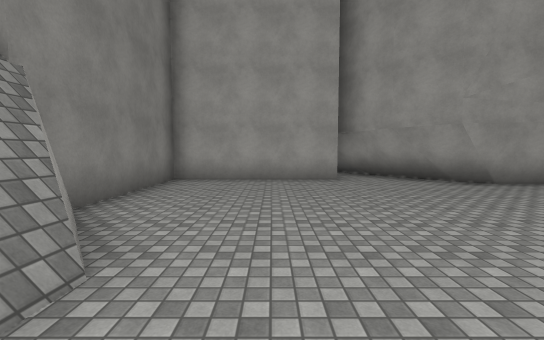
view 1 (above)

16 first-person views from a walk through a 3-D level made in the Unity game engine. The camera is 1.5 m above the floor, tilts 4° down and sees 90° across. The floor is counted in squares, 2.02 m on a side. Each view is taken from the middle of a square. On the plan, view 1 faces up. The plan holds only what a view shows up to about 10 squares ahead; the rest is blank. The place goes on beyond the plan. The player is left out. Some animated figures are left out. Surface patterns are stand-ins for the level's own textures.

view 2
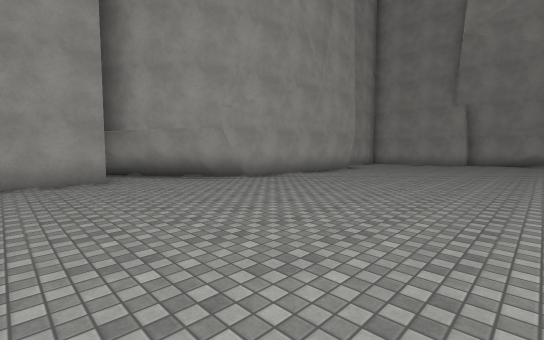

view 3
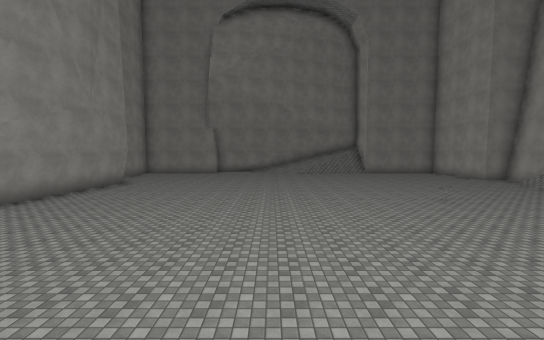

view 4
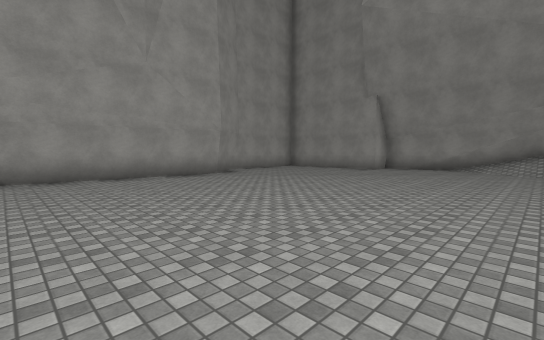

view 5
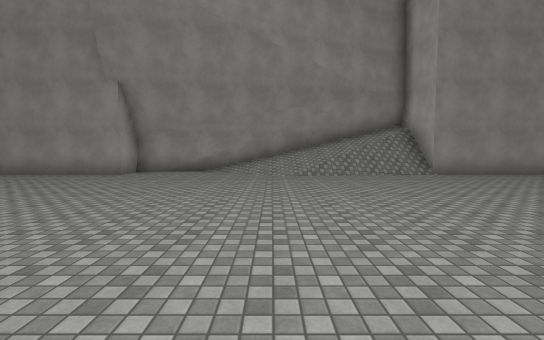

view 6
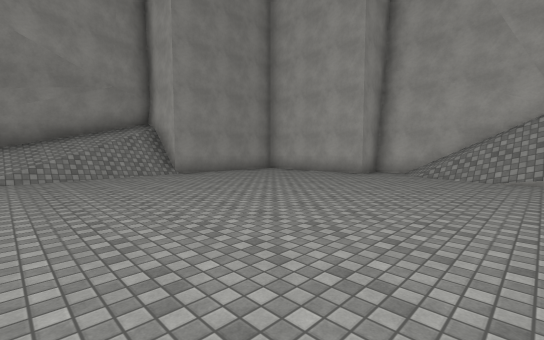

view 7
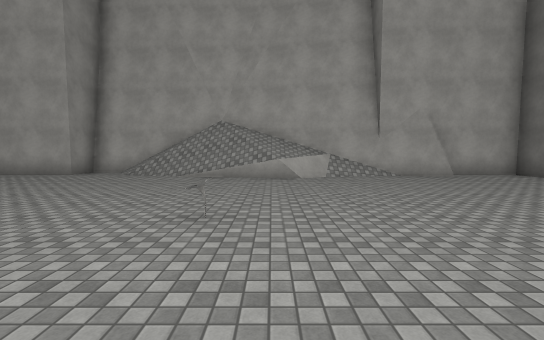

view 8
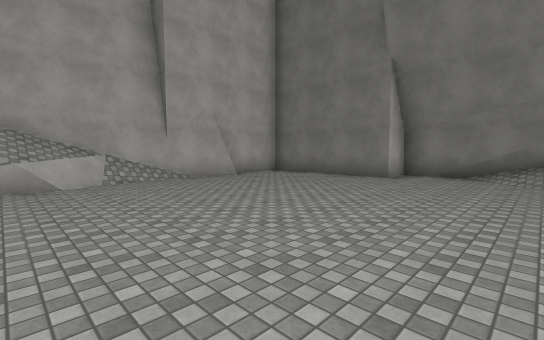

view 9
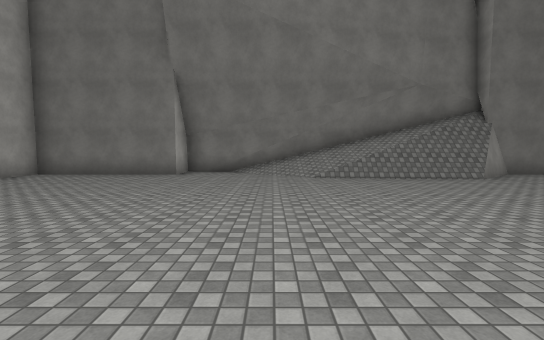

view 10
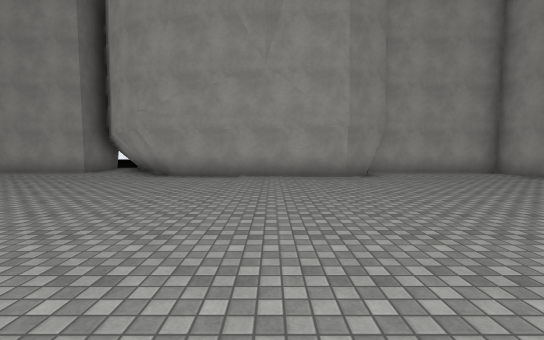

view 11
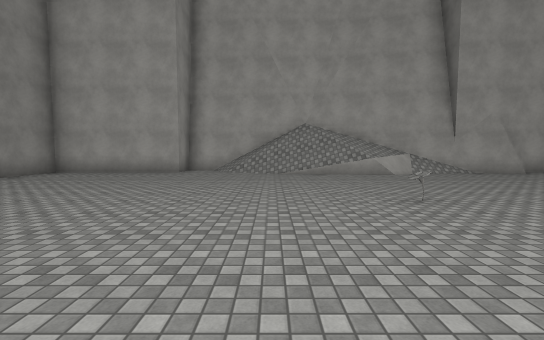

view 12
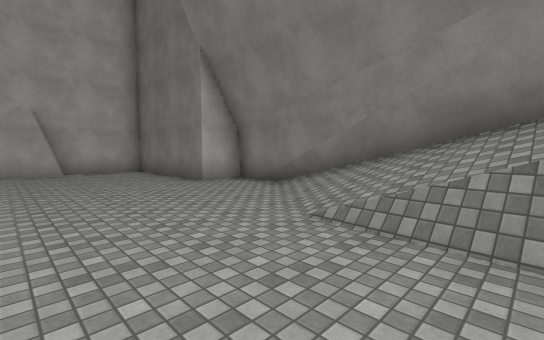

view 13
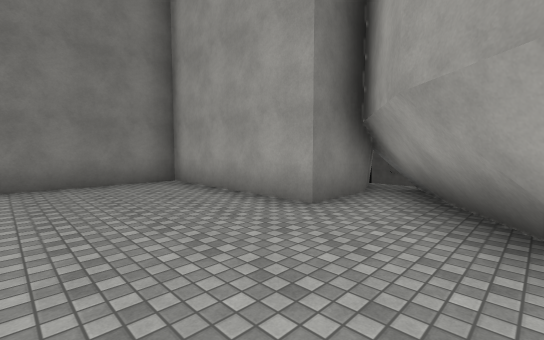

view 14
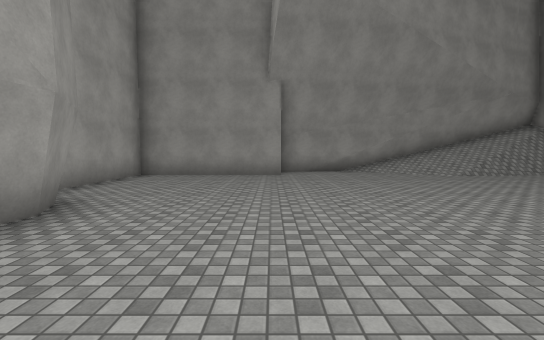

view 15
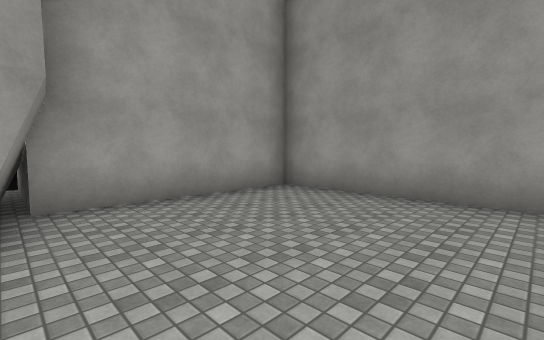

view 16
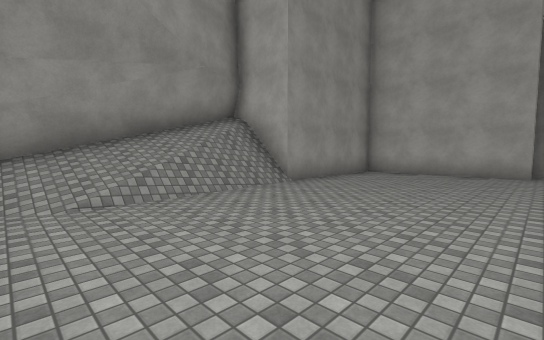

### Floor plan
Key: @ floor where view 1 was taken; # wall or solid block; . floor; / step, stairs or slope; = window, fence, low wall or low ledge; ^ raised ledge; O other object.
Columns run from 4 left of view 1 to 18 right of it. Each row starts with its distance up from view 1.
 10                #
  9      ###       #
  8      #.##      #
  7  #####..##     #####
  6  #.......#######....#
  5  #..................#
  4  #..................#
  3  #/.................##
  2  #/..................#
  1  #//.................#
  0  #//@................#
 -1 ##/................./#
 -2 #//................./#
 -3 #//................//#
 -4 #/.................//#
 -5 #/................../#^
 -6 #.........O.........//^
 -7 ##..................###
 -8  #..................=
 -9  #..................#
-10  #..................#
-11  #..##//=/////......#
-12  #########/////.=###
-13           ^^^^###

Where each view was taken, in squares from view 1:
view 1: 0 up, 0 right, facing up
view 2: 0 up, 0 right, facing up-right
view 3: 1 down, 2 left, facing right
view 4: 2 down, 5 right, facing up-right
view 5: 2 down, 7 right, facing right
view 6: 3 down, 7 right, facing down-right
view 7: 3 down, 5 right, facing down
view 8: 4 down, 5 right, facing down-left
view 9: 4 down, 6 right, facing left
view 10: 2 down, 8 right, facing up
view 11: 2 down, 8 right, facing down
view 12: 1 down, 1 right, facing down-left
view 13: 4 up, 4 right, facing up-left
view 14: 3 up, 7 right, facing right
view 15: 3 up, 11 right, facing up-right
view 16: 2 down, 11 right, facing down-right
